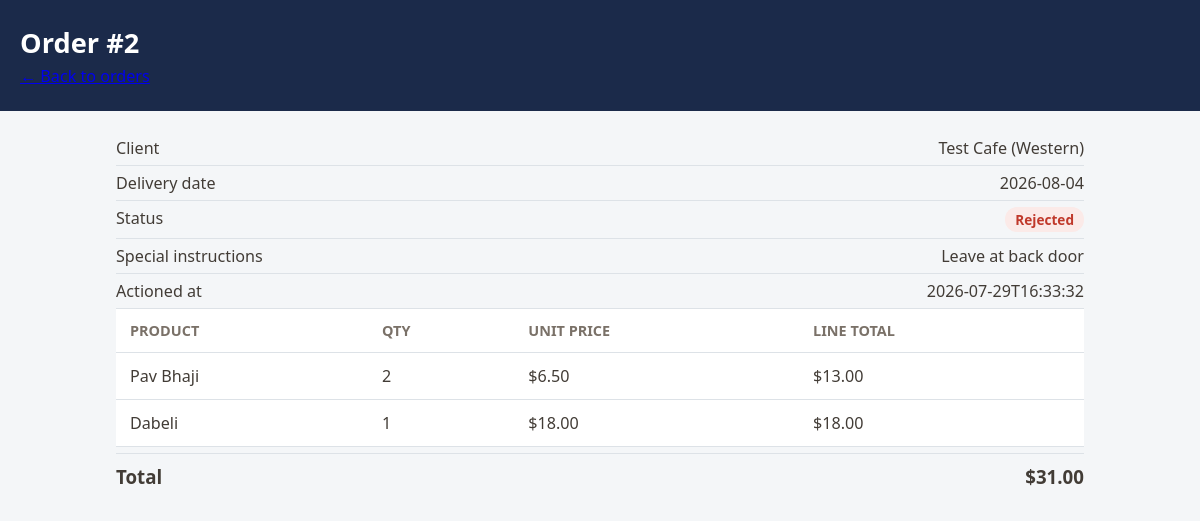
The page /owner/orders/2 (signed in) on the database its author committed.
### tables this page shows
CREATE TABLE orders (
    order_id             INTEGER PRIMARY KEY AUTOINCREMENT,
    client_id            INTEGER NOT NULL REFERENCES clients(client_id) ON DELETE CASCADE,
    -- ISO date. Validated in Order.place() against the client's 2 assigned
    -- weekdays (FR-B1) -- not expressible as a DB CHECK since it depends on
    -- another table's row.
    delivery_date        TEXT NOT NULL,
    order_status         TEXT NOT NULL DEFAULT 'pending'
                         CHECK (order_status IN ('pending', 'approved', 'rejected', 'delivered')),
    special_instructions TEXT CHECK (special_instructions IS NULL OR LENGTH(special_instructions) <= 300),
    order_created_at     TEXT NOT NULL DEFAULT (STRFTIME('%Y-%m-%dT%H:%M:%S', 'now')),
    approved_by          INTEGER REFERENCES users(user_id),  -- NULL while pending (FR-B4)
    approved_at          TEXT
, rejection_reason TEXT CHECK (rejection_reason IS NULL OR LENGTH(rejection_reason) <= 300));

CREATE TABLE clients (
    client_id       INTEGER PRIMARY KEY AUTOINCREMENT,
    user_id         INTEGER NOT NULL UNIQUE REFERENCES users(user_id) ON DELETE CASCADE,
    business_name   TEXT NOT NULL UNIQUE,    -- Module 7: trading name, default A-Z sort key
    -- Exactly 11 digits, no separators: GLOB with 11 single-digit character
    -- classes enforces both the length AND that every character is 0-9 in
    -- one constraint, so a value like "123 456 789" or a 10-digit ABN is
    -- rejected at the database layer, not just in Python.
    abn             TEXT NOT NULL UNIQUE
                    CHECK (abn GLOB '[0-9][0-9][0-9][0-9][0-9][0-9][0-9][0-9][0-9][0-9][0-9]'),
    delivery_zone   TEXT NOT NULL CHECK (delivery_zone IN ('Western', 'Northern', 'Eastern', 'Southern')),
    delivery_day1   TEXT NOT NULL,           -- FR-B1: first of 2 fixed weekly delivery days
    delivery_day2   TEXT NOT NULL CHECK (delivery_day2 != delivery_day1),
    delivery_charge REAL NOT NULL CHECK (delivery_charge > 0),
    internal_notes  TEXT                     -- Module 11: owner-only, must never reach the client portal
);

CREATE TABLE order_lines (
    order_line_id INTEGER PRIMARY KEY AUTOINCREMENT,
    order_id      INTEGER NOT NULL REFERENCES orders(order_id) ON DELETE CASCADE,
    product_id    INTEGER NOT NULL REFERENCES products(product_id),
    quantity      INTEGER NOT NULL CHECK (quantity > 0),
    -- Locked in from client_products.agreed_price at order time (data
    -- dictionary: "Unaffected by future price changes"), so a later
    -- catalogue price change never rewrites the price on a past order.
    unit_price    REAL NOT NULL CHECK (unit_price > 0)
);

CREATE TABLE products (
    product_id   INTEGER PRIMARY KEY AUTOINCREMENT,
    product_name TEXT NOT NULL UNIQUE,
    category     TEXT NOT NULL CHECK (category IN ('Bread', 'Pastry', 'Savoury')),
    base_price   REAL NOT NULL CHECK (base_price > 0),
    pack_size    INTEGER NOT NULL CHECK (pack_size > 0)
, gst_applicable INTEGER NOT NULL DEFAULT 0 CHECK (gst_applicable IN (0, 1)));

### routes/orders.py (the view)
@orders_bp.route("/owner/orders/<int:order_id>")
@login_required("owner")
def owner_order_detail(order_id):
    order = Order.get_by_id(order_id)
    if order is None:
        abort(404)
    client = Client.load_by_client_id(order.client_id)
    return render_template(
        "owner_order_detail.html", order=order, client=client,
        lines=order.get_order_lines(), total_value=order.calculate_total(),
    )

### database/db.py (called while the page is built)
def get_db_connection():
    DATABASE_PATH.parent.mkdir(parents=True, exist_ok=True)
    connection = sqlite3.connect(DATABASE_PATH)
    connection.row_factory = sqlite3.Row
    connection.execute("PRAGMA foreign_keys = ON")
    return connection

### models/client.py (called while the page is built)
    @property
    def business_name(self):
        return self._business_name

    @property
    def delivery_zone(self):
        return self._delivery_zone

    @staticmethod
    def _from_joined_row(row):
        return Client(
            user_id=row["user_id"], email=row["email"], password_hash=row["password_hash"],
            is_active=row["is_active"], client_id=row["client_id"],
            business_name=row["business_name"], abn=row["abn"],
            delivery_zone=row["delivery_zone"], delivery_day1=row["delivery_day1"],
            delivery_day2=row["delivery_day2"], delivery_charge=row["delivery_charge"],
            internal_notes=row["internal_notes"], login_at=row["login_at"],
        )

### models/order.py (called while the page is built)
    @property
    def order_id(self):
        return self._order_id

    @property
    def client_id(self):
        return self._client_id

    @property
    def delivery_date(self):
        return self._delivery_date

    @property
    def order_status(self):
        return self._order_status

    @property
    def special_instructions(self):
        return self._special_instructions

    @property
    def approved_by(self):
        return self._approved_by

    @property
    def approved_at(self):
        return self._approved_at

    @property
    def rejection_reason(self):
        return self._rejection_reason

    def get_order_lines(self):
        connection = get_db_connection()
        try:
            rows = connection.execute(
                """
                SELECT order_lines.*, products.product_name
                FROM order_lines
                JOIN products ON products.product_id = order_lines.product_id
                WHERE order_lines.order_id = ?
                """,
                (self._order_id,),
            ).fetchall()
        finally:
            connection.close()
        return [
            OrderLine(row["order_line_id"], row["order_id"], row["product_id"],
                      row["quantity"], row["unit_price"], product_name=row["product_name"])
            for row in rows
        ]

    def calculate_total(self):
        return sum(line.calculate_line_total() for line in self.get_order_lines())

### models/order_line.py (called while the page is built)
    @property
    def quantity(self):
        return self._quantity

### templates/owner_order_detail.html (shortened to what this page needs)
{% extends "base.html" %}
{% block body %}
<div class="order-page">
    <header class="order-header">
        <h1>Order #{{ order.order_id }}</h1>
        <p class="order-subtext"><a href="{{ url_for('orders.owner_orders') }}">&larr; Back to orders</a></p>
    </header>
    <main class="client-table-wrap">
        <div class="order-detail-row">
            <span>Client</span>
            <span>{{ client.business_name }} ({{ client.delivery_zone }})</span>
        </div>
        <div class="order-detail-row">
            <span>Delivery date</span>
            <span>{{ order.delivery_date }}</span>
        </div>
        <div class="order-detail-row">
            <span>Status</span>
            <span class="status-pill status-{{ order.order_status }}">{{ order.order_status|capitalize }}</span>
        </div>
        {% if order.special_instructions %}
        <div class="order-detail-row">
            <span>Special instructions</span>
            <span>{{ order.special_instructions }}</span>
        </div>
        {% endif %}
        {% if order.approved_by %}
        <div class="order-detail-row">
            <span>Actioned at</span>
            <span>{{ order.approved_at }}</span>
        </div>
        {% endif %}
        <table class="client-table">
            <thead>
                <tr>
                    <th>Product</th>
                    <th>Qty</th>
                    <th>Unit Price</th>
                    <th>Line Total</th>
                </tr>
            </thead>
            <tbody>
                {% for line in lines %}
                <tr>
                    <td>{{ line.product_name }}</td>
                    <td>{{ line.quantity }}</td>
                    <td>${{ "%.2f"|format(line.unit_price) }}</td>
                    <td>${{ "%.2f"|format(line.calculate_line_total()) }}</td>
                </tr>
                {% endfor %}
            </tbody>
        </table>
        <div class="order-summary-row order-summary-total">
            <span>Total</span>
            <span>${{ "%.2f"|format(total_value) }}</span>
        </div>
    </main>
</div>
{% endblock %}

### static/css/style.css (style rules this page uses)
:root { --navy: #1B2A4A; --navy-dark: #121E36; --navy-light: #2C4370; --teal: #2A7F7F; --teal-dark: #1F6363; --feature-text: #99A6BD; --mint-green: #4FC79A; --warm-brown: #8B5E3C; --gold: #D9A441; --error-red: #C0392B; --error-bg: #FBEAE8; --surface: #FFFFFF; --text: #423C36; --text-muted: #7A7168; --border: #DDE2E7; }
* { box-sizing: border-box; }
html { font-size: 17px; }
body { margin: 0; font-family: "Segoe UI", Roboto, Arial, sans-serif; color: var(--text); background: var(--surface); }
.order-page { min-height: 100vh; background: #F4F6F8; }
.order-header { background: var(--navy); color: #fff; padding: 24px 20px; }
.order-header h1 { margin: 0 0 4px; font-size: 1.6rem; }
.order-subtext { margin: 0; color: var(--teal); font-size: 0.95rem; }
.order-summary-row { display: flex; justify-content: space-between; font-size: 0.95rem; padding: 4px 0; color: var(--text-muted); }
.order-summary-total { border-top: 1px solid var(--border); margin-top: 6px; padding-top: 10px; font-weight: 700; font-size: 1.1rem; color: var(--text); }
.status-pill { font-size: 0.8rem; font-weight: 600; padding: 3px 10px; border-radius: 12px; }
.status-rejected { background: var(--error-bg); color: var(--error-red); }
.client-table-wrap { max-width: 1000px; margin: 0 auto; padding: 20px 16px 40px; overflow-x: auto; }
.client-table { width: 100%; border-collapse: collapse; background: var(--surface); }
.client-table th, .client-table td { text-align: left; padding: 12px 14px; border-bottom: 1px solid var(--border); font-size: 0.95rem; }
.client-table th { color: var(--text-muted); font-weight: 600; font-size: 0.85rem; text-transform: uppercase; }
.order-detail-row { display: flex; justify-content: space-between; padding: 6px 0; border-bottom: 1px solid var(--border); font-size: 0.95rem; }

### rows shown on the page
orders: order_id "2", delivery_date "2026-08-04", order_status "Rejected", special_instructions "Leave at back door", approved_at "2026-07-29T16:33:32"
clients: business_name "Test Cafe", delivery_zone "Western"
order_lines: product_name "Pav Bhaji", quantity "2", unit_price "6.50", calculate_line_total "13.00"
order_lines: product_name "Dabeli", quantity "1", unit_price "18.00", calculate_line_total "18.00"

### other values the page prints
{{ "%.2f"|format(total_value) }} "31.00"
